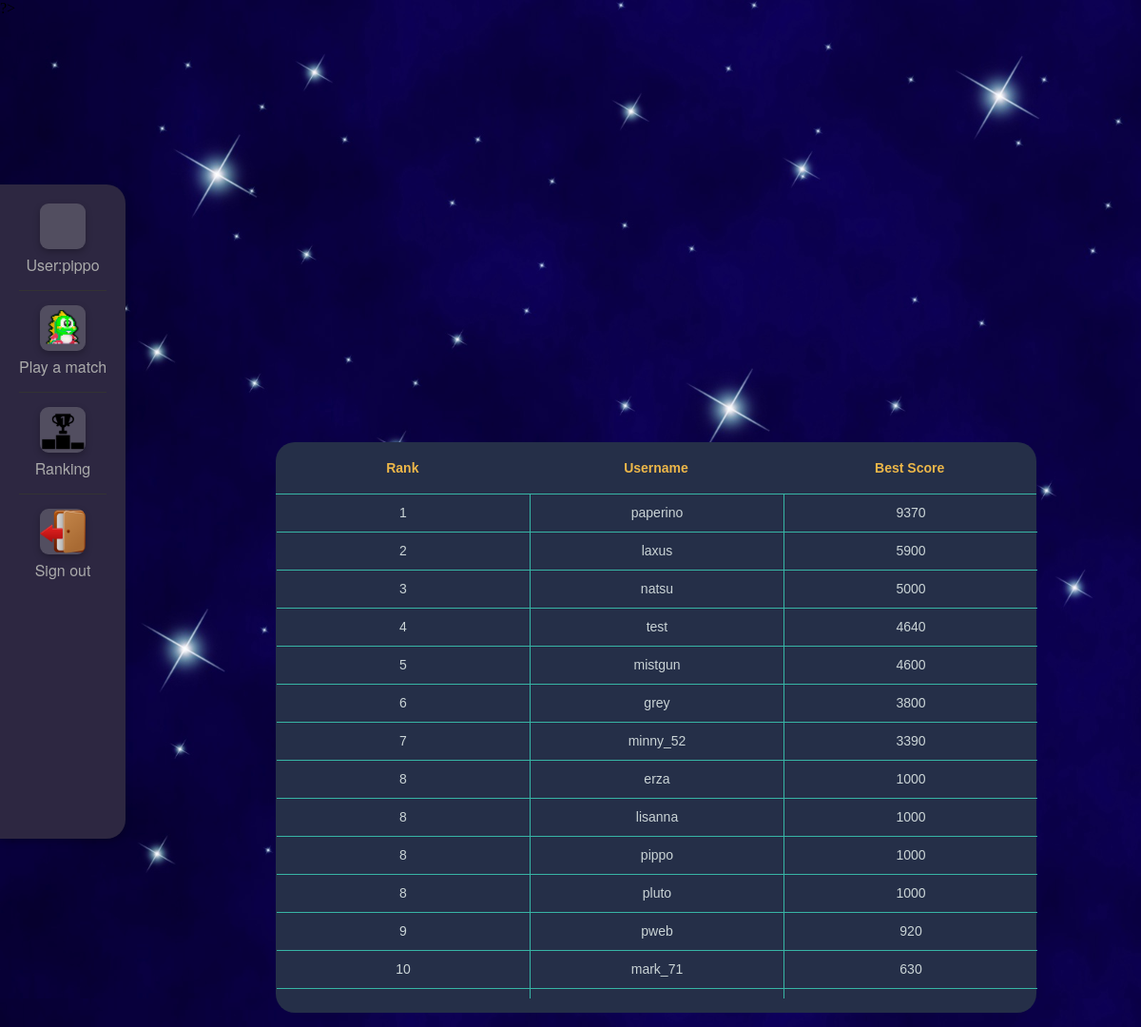
/php/rank.php (signed in), run on the app's committed database.
### tables this page shows
CREATE TABLE `user` (
  `userId` int(11) NOT NULL AUTO_INCREMENT,
  `username` varchar(32) NOT NULL,
  `email` varchar(255) NOT NULL,
  `password` varchar(32) NOT NULL,
  `dataRegistrazione` date not null,
  `bestScore` int(11) NOT NULL,
  PRIMARY KEY (`userId`),
  UNIQUE KEY `username_UNIQUE` (`username`),
  UNIQUE KEY `email_UNIQUE` (`email`)
);

### php/util/dbConfig.php (called while the page is built)
<?php
	$dbHostname = "localhost";
	$dbUsername = "root";
	$dbPassword = "";
	$dbName = "bubble_project";
?>

### php/util/bubbleProjectDbManager.php (the view, shortened to what this page needs)
<?php
    require "dbConfig.php";
    $bubbleProjectDb = new BubbleProjectDbManager();
	class BubbleProjectDbManager{
		private $mysqli_conn = null;
    	function openConnection(){
    		if (!$this->isOpened()){
    			global $dbHostname;
    			global $dbUsername;
    			global $dbPassword;
    			global $dbName;
    			$this->mysqli_conn = new mysqli($dbHostname, $dbUsername, $dbPassword);
				$this->mysqli_conn->select_db($dbName) or
					die ('Can\'t use pweb: ' . mysqli_error());
			}
    	}
    	function isOpened(){
       		return ($this->mysqli_conn != null);
    	}
		function performQuery($queryText) {
			return $this->mysqli_conn->query($queryText);
		}
		function closeConnection(){
			$this->mysqli_conn = null;
		}
	}
	function getRankScore(){
		global $bubbleProjectDb;
        $queryText='SELECT username,bestScore from user order by bestScore desc,username;';
		$result = $bubbleProjectDb->performQuery($queryText);
		return $result;
	}
	function showRankTable($result){
		$rank=0;
		$prec_score=-1;
		while ( $userRow=$result->fetch_assoc()){
			if($userRow['bestScore'] <> $prec_score){
				$rank=$rank+1;
				$prec_score=$userRow['bestScore'];
			}
			echo "<tr>";
			echo "<td>".$rank."</td>";
			echo "<td>".$userRow['username']."</td>";
			echo "<td>".$userRow['bestScore']."</td>";
			echo "</tr>";
		}
	}
?>

### php/rank.php (shortened to what this page needs)
<!DOCTYPE html>
<html lang="en">
	<head>
    	<link rel="stylesheet" href="./../css/menu.css" type="text/css" media="screen">
		<link rel="stylesheet" href="./../css/rank.css" type="text/css" media="screen">
	</head>
	<body>
	   <?php
			include "./layout/menu.php";
			require "./util/bubbleProjectDbManager.php";
	   ?>
       <table class="table-ext">
        <thead>
          <tr>
              <th>Rank</th>
              <th>Username</th >
              <th>Best Score</th>
	      </tr>
        </thead>
        <tbody>
	      <tr>
	          <td colspan="3">
		        <div class="divinterno">
			      <table class="table-int">
			       <?php
                    $result = getRankScore();
			        showRankTable($result);
			       ?>
		         </table>
		        </div>
              </td>
         </tr>
        </tbody>
       </table>
	</body>
</html>

### php/layout/menu.php
<div id="menu">
	<div id="menu_home" class="menu_single_section">
		<a id="a_home" href="./../php/home.php">
			<div class="user_img"></div>
		</a>
		<?php
		    echo "User:";
			echo $_SESSION['username'];
		?>
	</div>
	<div id="game_menu" class="menu_single_section">
	  <a id="a_game" href="./game.php">
	  	<div class="game_img"> </div>
	  </a>
	  <span>Play a match</span>
	</div>
	<div id="rank_menu" class="menu_single_section">
	   <a id="a_rank" href="./rank.php">
	   	   <div class="rank_img"> </div>
	   </a>
	   <span>Ranking</span>
	</div>
	<div id="sign_out_menu" >
				<a id="a_logout" href="./logout.php">
					<div class="menu_item_img sign_out_img"></div>
				</a>
				<span>Sign out</span>
	</div>
</div>

### css/menu.css (style rules this page uses)
body { margin: 0px; background-image:url('./../img/cielo.jpg'); background-size: cover; }
#menu_home { padding-bottom: 15px; opacity:1.0; }
#rank_menu { padding-top: 15px; padding-bottom: 15px; }
#sign_out_menu { padding-top: 15px; padding-bottom: 15px; }
#game_menu { padding-top: 15px; padding-bottom: 15px; }
.menu_single_section { border-bottom-color: rgb(51, 51, 51); border-bottom-style: solid; border-bottom-width: 1px; }
#menu { height: 60%; top: 18%; left: 0px; position: fixed; background-color: rgb(45, 39, 65,1.0); color: rgb(170, 170, 170); font-family: 'ProximaNovaSB', 'Helvetica Neue', 'Helvetica', 'Arial', 'sans-serif'; padding: 20px 20px; text-align: center; border-radius: 0px 20px 20px 0px; box-shadow:0 3px 7px rgba(0,0,0,0.25); }
.user_img { width: 48px; height:48px; margin: auto; margin-bottom: 5px; border-radius: 9px; background-color: rgba(170, 170, 170, 0.3); background-image: url('./../img/iconuser.png'); background-size: cover; box-shadow:0 3px 7px rgba(0,0,0,0.25); }
.sign_out_img { width: 48px; height:48px; margin: auto; margin-bottom: 5px; border-radius: 9px; background-color: rgba(170, 170, 170, 0.3); background-image: url('./../img/sign_out.png'); background-size: cover; box-shadow:0 3px 7px rgba(0,0,0,0.25); }
.rank_img { width: 48px; height:48px; margin: auto; margin-bottom: 5px; border-radius: 9px; background-color: rgba(170, 170, 170, 0.3); background-image: url('./../img/iconerank.png'); background-size: cover; box-shadow:0 3px 7px rgba(0,0,0,0.25); }
.game_img { width: 48px; height:48px; margin: auto; margin-bottom: 5px; border-radius: 9px; background-color: rgba(170, 170, 170, 0.3); background-image: url('./../img/icongame.png'); background-size: cover; box-shadow:0 3px 7px rgba(0,0,0,0.25); }

### css/rank.css (style rules this page uses)
.table-ext { border-collapse: collapse; background: #252F48; width:800px; height:600px; position:absolute; left:290px; bottom:15px; font-family: "Lucida Sans Unicode", "Lucida Grande", Sans-Serif; font-size: 14px; text-align: center; border-radius:20px; }
.table-ext thead th { width:200px; height:30px; color: #EDB749; border-bottom: 1px solid #37B5A5; padding: 12px 17px; }
.divinterno { position: absolute; bottom:15px; height:530px; overflow:auto; width:100%; }
.table-int { width:100%; border-collapse: collapse; }
.table-int td { width:200px; height:25px; line-height: 25px; color: #CAD4D6; border-bottom: 1px solid #37B5A5; border-right:1px solid #37B5A5; padding: 7px 17px; }
.table-int td:last-child { border-right:none; }

### data on the page
user: rank "1", username "paperino", bestScore "9370"
user: rank "2", username "laxus", bestScore "5900"
user: rank "3", username "natsu", bestScore "5000"
user: rank "4", username "test", bestScore "4640"
user: rank "5", username "mistgun", bestScore "4600"
user: rank "6", username "grey", bestScore "3800"
user: rank "7", username "minny_52", bestScore "3390"
user: rank "8", username "erza", bestScore "1000"
user: rank "8", username "lisanna", bestScore "1000"
user: rank "8", username "pippo", bestScore "1000"
user: rank "8", username "pluto", bestScore "1000"
user: rank "9", username "pweb", bestScore "920"
user: rank "10", username "mark_71", bestScore "630"

### other printed values
$_SESSION['username'] "pippo"
